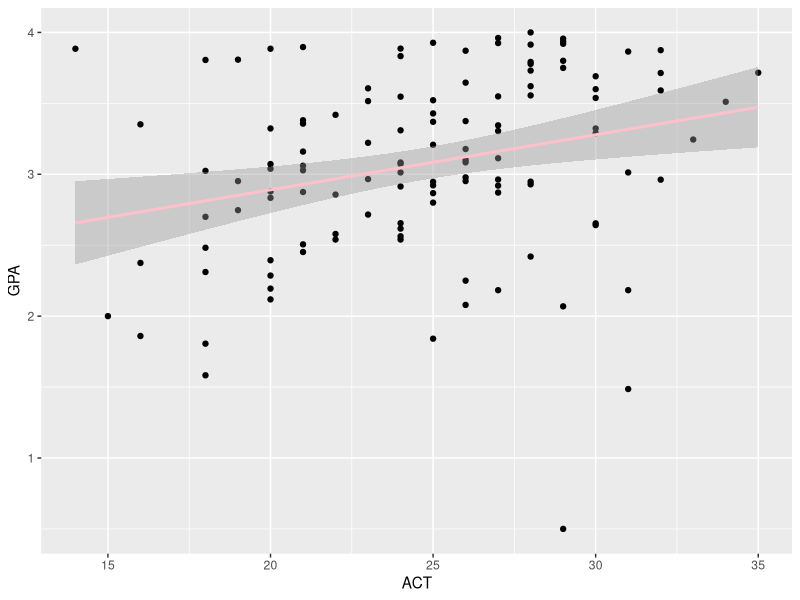

Reproduce this figure in R.
## ---- chunk 1
#Loading Packages
rm(list=ls())
library(readxl)
library(tidyverse)
library(broom)
library(dplyr)

## ---- chunk 2
#Import Data 
antibodies_df=
   read.csv("./data/Antibodies.csv") %>%
  na.omit() 

## ---- chunk 3


Normal = antibodies_df %>%
  filter(Smell == "Normal")%>%
  mutate(Antibody_IgM = sort(Antibody_IgM, decreasing = FALSE))

ALtered = antibodies_df %>%
  filter(Smell == "Altered") %>%
  mutate(Antibody_IgM = sort(Antibody_IgM, decreasing = FALSE))

## ---- chunk 4
res=wilcox.test(Normal$Antibody_IgM, ALtered$Antibody_IgM, mu=0)
test_stats_df=tidy(wilcox.test(Normal$Antibody_IgM, ALtered$Antibody_IgM, mu=0))
res
## ---- chunk 5
w=res$statistic+ 81*(81+1)/2

## ---- chunk 6
GPA_df=
   read.csv("./data/GPA.csv")
## ---- chunk 7
GPA_df %>% 
  ggplot(aes(ACT, GPA)) + geom_point(color='black')  +
  geom_smooth(method='lm', se=TRUE,color="pink") 
## ---- chunk 8
GPAlm=lm(GPA~ACT,data=GPA_df)

## ---- chunk 9
summary(GPAlm)
tidy(GPAlm)
## ---- chunk 10
qt(0.975,118)
## ---- chunk 11
confint(GPAlm,level=0.95)
## ---- chunk 12
new_data <- data.frame(ACT=c(28))
predict(GPAlm, newdata=new_data, interval="confidence", level=0.95)
## ---- chunk 13

predict(GPAlm, newdata=new_data, interval="prediction", level=0.95)
